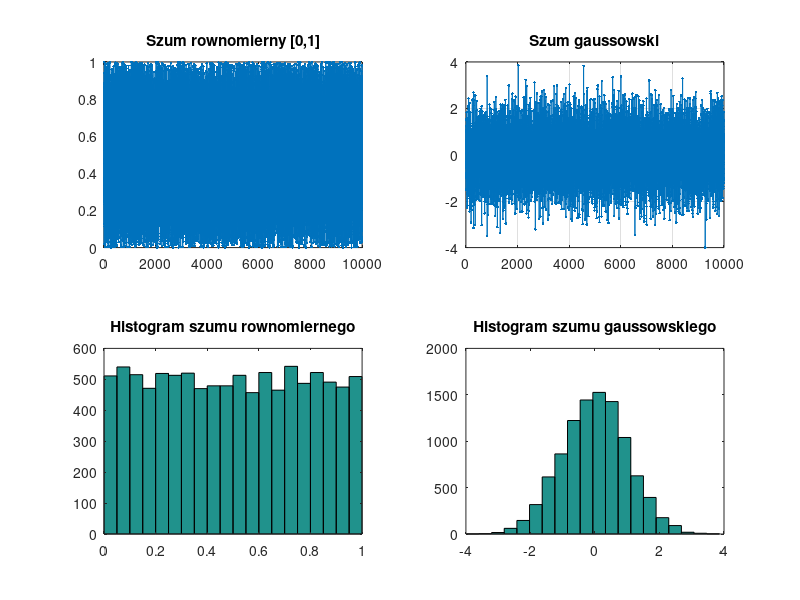

Write MATLAB code to recreate this figure.
% cps_01_szum.m
clear all; close all;

Nx = 10000;
s1 = rand(1,Nx);    % s1 = 0.1*(2*(s1-0.5)); % rownomierny, skalowanie do [-0.1,0.1]
s2 = randn(1,Nx);   % s2 = 0.1*s2;           % gaussowski, skalowanie do std=0.1

figure;
subplot(221); plot(s1,'.-'); grid; title('Szum rownomierny [0,1]');
subplot(222); plot(s2,'.-'); grid; title('Szum gaussowski');
subplot(223); hist(s1,20); title('Histogram szumu rownomiernego');
subplot(224); hist(s2,20); title('Histogram szumu gaussowskiego');
